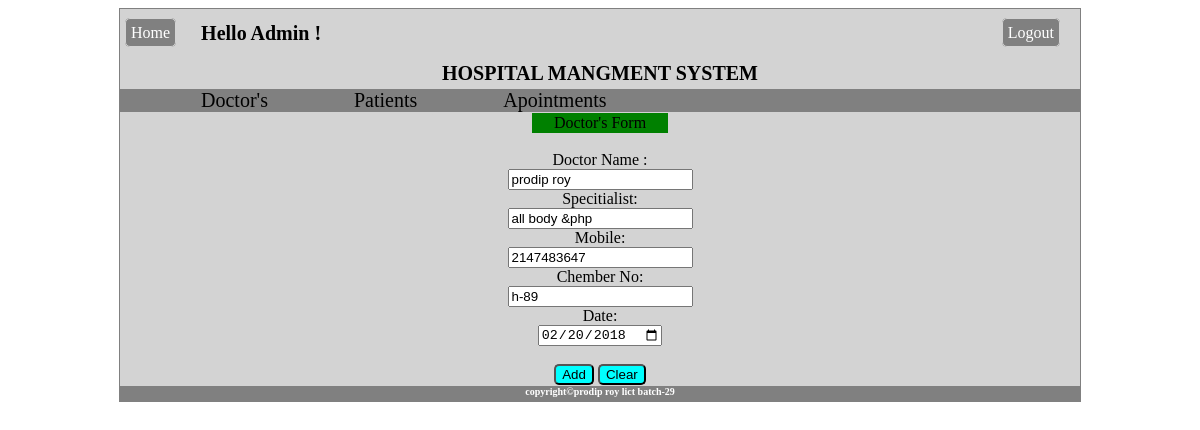
/docupdate2.php?id=1, run on the app's committed database.
### tables this page shows
CREATE TABLE IF NOT EXISTS `doctor` (
  `id` int(11) NOT NULL AUTO_INCREMENT,
  `DN` varchar(30) DEFAULT NULL,
  `SPC` varchar(30) DEFAULT NULL,
  `MB` int(11) DEFAULT NULL,
  `CHN` varchar(30) DEFAULT NULL,
  `Date` varchar(20) DEFAULT NULL,
  `visible` int(5) DEFAULT NULL,
  PRIMARY KEY (`id`)
);

### docupdate2.php (the view, shortened to what this page needs)
<!DOCTYPE html>
<html>
<head>
	<link rel="stylesheet" href="css/patientform.css">
  <link rel="stylesheet" type="text/css" href="css/home.css">
</head>
<body>
   <div class="all">
    <div class="head">
      <div class="back">
       <a href="home.php">Home</a>
     </div>
      <div class="ad">
      <h1>Hello Admin ! </h1>
    </div>
      <div class="f1">
        <a href="index.php">Logout</a>
      </div>
    </div>
      <div class="f2">
        <h1>HOSPITAL MANGMENT SYSTEM </h1>
      </div>
      <div class="menu">
          <a href="doctor.php">Doctor's</a>
          <a href="patient.php">Patients</a>
          <a class="visit" href="apointment.php?">Apointments</a>
      </div>
	<div class="fm">
    <header>Doctor's Form</header>
    <br>
    <?php
    include('db.php');
    $id = $_GET['id'];
    if (!mysqli_connect_errno()){
      $query = "SELECT `DN`,`SPC`,`MB`,`CHN`,`Date` FROM doctor WHERE `id`='{$id}'";
      $result = mysqli_query($connection,$query);
      if ($row = mysqli_fetch_array($result, MYSQLI_BOTH)) {
        $D_Name=$row['DN'];
        $Specitailist=$row['SPC'];
        $Mobile=$row['MB'];
        $Chember=$row['CHN'];
        $Date=$row['Date'];
      }
    }else{
      echo "ERROR : Database connection failed !"."<br>";
    }
    ?>
  <form action="#" method="post">
  Doctor Name :<br>
  <input type="text" name="dname" value="<?php echo $D_Name;?>">
  <br>
  Specitialist:<br>
    <input type="text" name="spc" value="<?php echo $Specitailist;?>">
    <br>
     Mobile:<br>
    <input type="text" name="mbl" value="<?php echo $Mobile;?>">
  <br>
  Chember No:<br>
  <input type="text" name="chn" value="<?php echo $Chember;?>">
  <br>
    Date:<br>
  <input type="Date" name="date" value="<?php echo $Date;?>">
  <br><br>
<div class="btn">
<input style="border-radius: 5px;" type="submit" name="submit" value="Add">
<input style="border-radius: 5px;" type="reset" name="reset" value="Clear">
</div>
</form>
</div>
 <div class="footer">
        <h1>copyright&copy;prodip roy lict batch-29</h1>
        </div>
        </div>
</body>
</html>

### css/patientform.css (style rules this page uses)
.fm { border:1px solid lightgray; background: lightgray; margin: 0px auto; width: 35%; text-align: center; border-radius: 5px; }
.btn input { background: aqua; }
header { border:1px solid green; background: green; width: 40%; text-align: center; margin:0 auto; }

### css/home.css (style rules this page uses)
.head { overflow: hidden; background-color: lightgray; height: 40px; width: 960px; margin: 0 auto; display: block; }
.f1 { float: right; padding: 15px 20px;; }
.f1 a { color: white; text-decoration: none; padding: 5px 5px; border: 1px solid lightgray; border-radius: 5px; margin-left: 20px; background-color:gray; }
.back { float: left; padding: 15px 5px; }
.back a { color:white; text-decoration: none; padding: 5px 5px; border: 1px solid lightgray; border-radius: 5px; margin-left: 0px; background-color:gray; }
.ad { font-size: 10px; color: black; float: left; margin-left:20px; }
.f2 { font-size: 10px; text-align: center; margin: 0 auto; background-color: lightgray; width: 960px; height: 40px; overflow: hidden; }
.menu { width: 960px; margin: 0 auto; background-color:gray; overflow:hidden; }
.menu a { text-decoration: none; font-size: 20px; margin-left: 80px; padding: 0px 1px; color: black; border-bottom-right-radius: 8px; border-bottom-left-radius: 8px; }
.footer h1 { width: 960px; margin: 0px auto; height: 15px; background: gray; text-align: center; font-size: 10px; color: white; }
.all { border:1px solid gray; width: 960px; margin: 0 auto; display: block; background: lightgray; }

### data on the page
doctor: dname "prodip roy", spc "all body &php", mbl "2147483647", chn "h-89", date "02/20/2018"
